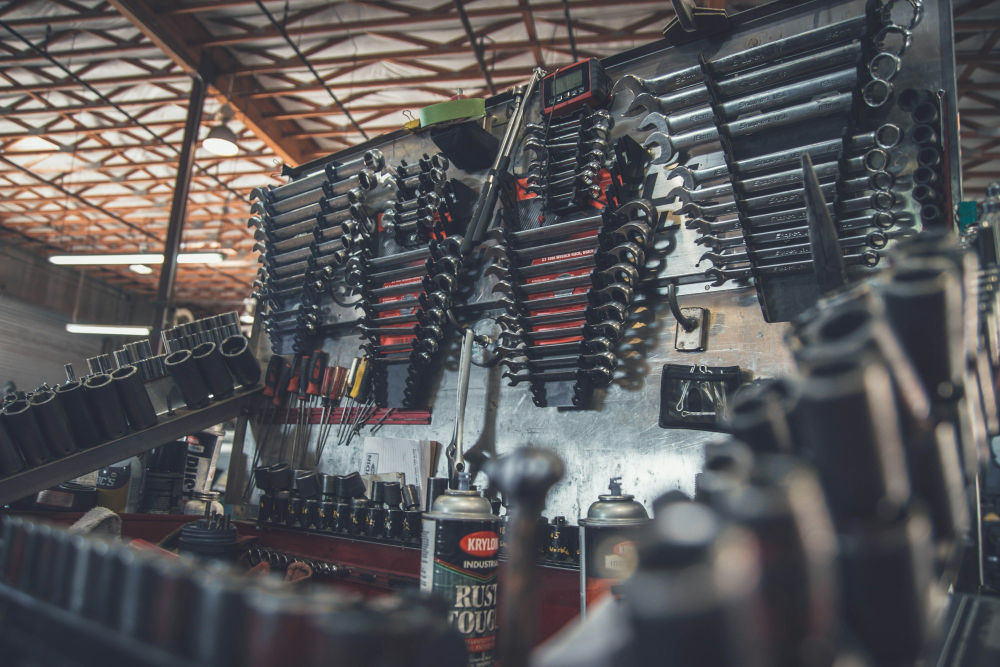
#> input picture stock-assets/hero-ferramentas.jpg, 2000 x 1333 px (shown at 1/2 size)
$ python process_images.py
#> lines starting #> are read from the running program, lines starting #| are printed output that depends on the picture
"""Gera as imagens do site a partir dos originais em inovacar-assets/.

- Os originais nunca são alterados.
- As matrículas são desfocadas nas cópias (caixas em fração da largura/altura).
- Cada foto sai em WebP com 800 e 1600 px de largura para public/images/.
- Se a foto real faltar, usa a imagem de stock provisória de stock-assets/ e marca-a como ilustrativa.
- Escreve src/data/image-manifest.json com as dimensões e a origem de cada imagem.

Uso: python3 scripts/process_images.py
"""

import json
from pathlib import Path

from PIL import Image, ImageDraw, ImageFilter, ImageFont

ROOT = Path(__file__).resolve().parent.parent
SRC = ROOT / "inovacar-assets"
STOCK = ROOT / "stock-assets"
OUT = ROOT / "public" / "images"
MANIFEST = ROOT / "src" / "data" / "image-manifest.json"
FONTS = ROOT / "node_modules" / "@fontsource" / "barlow-semi-condensed" / "files"

# Caixas (x0, y0, x1, y1) em fração da imagem, por cima de cada matrícula legível nas fotos reais.
PHOTOS = {
    "zonaTrabalho": {
        "real": "google-maps-02.jpg",
        "stock": "hero-ferramentas.jpg",
        "out": "oficina-zona-trabalho",
        "blur": [
            (0.108, 0.552, 0.188, 0.590),
            (0.385, 0.700, 0.466, 0.743),
            (0.755, 0.690, 0.846, 0.735),
        ],
    },
    "interior": {
        "real": "google-maps-01.jpg",
        "stock": "mecanico-oficina.jpg",
        "out": "oficina-interior",
        "blur": [
            (0.514, 0.610, 0.608, 0.650),
            (0.895, 0.650, 0.950, 0.695),
        ],
    },
    "ferrari": {
        "real": "google-maps-03.jpg",
        "stock": "maos-chave.jpg",
        "out": "oficina-ferrari",
        "blur": [
            (0.300, 0.835, 0.645, 0.905),
            (0.100, 0.350, 0.155, 0.385),
        ],
    },
    "maserati": {"real": "google-maps-04.jpg", "stock": "mecanico-capo.jpg", "out": "oficina-maserati", "blur": []},
    # Fotos só de stock, para as páginas de serviço, até existirem fotos reais.
    "oleo": {"real": "servico-oleo.jpg", "stock": "mudanca-oleo.jpg", "out": "servico-oleo", "blur": []},
    "roda": {"real": "servico-travoes.jpg", "stock": "roda-aperto.jpg", "out": "servico-travoes", "blur": []},
    "motor": {"real": "servico-motor.jpg", "stock": "motor-correias.jpg", "out": "servico-motor", "blur": []},
}

WIDTHS = (800, 1600)


def blur_boxes(img: Image.Image, boxes):
    w, h = img.size
    for x0, y0, x1, y1 in boxes:
        box = (int(x0 * w), int(y0 * h), int(x1 * w), int(y1 * h))
        region = img.crop(box)
        radius = max(6, (box[2] - box[0]) // 8)
        img.paste(region.filter(ImageFilter.GaussianBlur(radius)), box)
    return img


def save_sizes(img: Image.Image, name: str):
    for width in WIDTHS:
        copy = img.copy()
        if copy.width > width:
            copy = copy.resize((width, round(copy.height * width / copy.width)), Image.LANCZOS)
        copy.save(OUT / f"{name}-{width}.webp", "WEBP", quality=80, method=6)


def provisional_logo() -> Image.Image:
    """Logótipo provisório em texto simples, só até existir o ficheiro real. Não imita a arte original."""
    img = Image.new("RGB", (1560, 950), (38, 41, 60))
    d = ImageDraw.Draw(img)
    big = ImageFont.truetype(str(FONTS / "barlow-semi-condensed-latin-700-normal.woff"), 300)
    small = ImageFont.truetype(str(FONTS / "barlow-semi-condensed-latin-600-normal.woff"), 96)
    for text, font, y in (("INOVACAR", big, 250), ("OFICINA AUTOMÓVEL", small, 600)):
        w = d.textlength(text, font=font)
        d.text(((1560 - w) / 2, y), text, font=font, fill=(54, 179, 175))
    return img


def main():
    OUT.mkdir(parents=True, exist_ok=True)
    manifest = {}
    for key, cfg in PHOTOS.items():
        real = SRC / cfg["real"]
        if real.exists():
            img = blur_boxes(Image.open(real).convert("RGB"), cfg["blur"])
            origin = "real"
        else:
            img = Image.open(STOCK / cfg["stock"]).convert("RGB")
#> img is the input picture: PIL image 2000x1333 RGB; mean R, G, B 89.2, 87.7, 89.8
            origin = "stock"
        save_sizes(img, cfg["out"])
#> the loop in save_sizes, `for width in WIDTHS:` made 2 passes
#> pass 1, in save_sizes, `copy = copy.resize((width, round(copy.height * width / copy.width)), I..`:
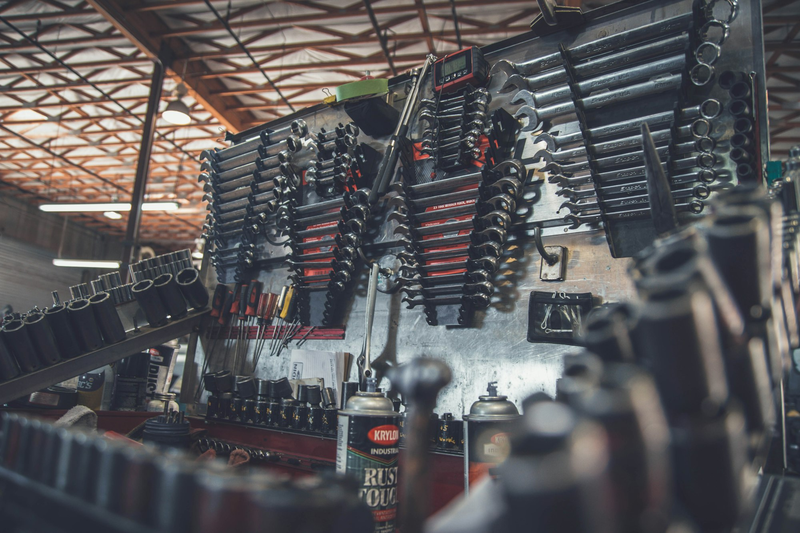
#> copy: PIL image 800x533 RGB; mean R, G, B 89.2, 87.7, 89.8
        manifest[key] = {"width": img.width, "height": img.height, "stock": origin == "stock"}
        print(f"  {key}: {origin} {img.width}x{img.height}")
#|   zonaTrabalho: stock 2000x1333
#> pass 2 of the loop in main, `for key, cfg in PHOTOS.items():`:
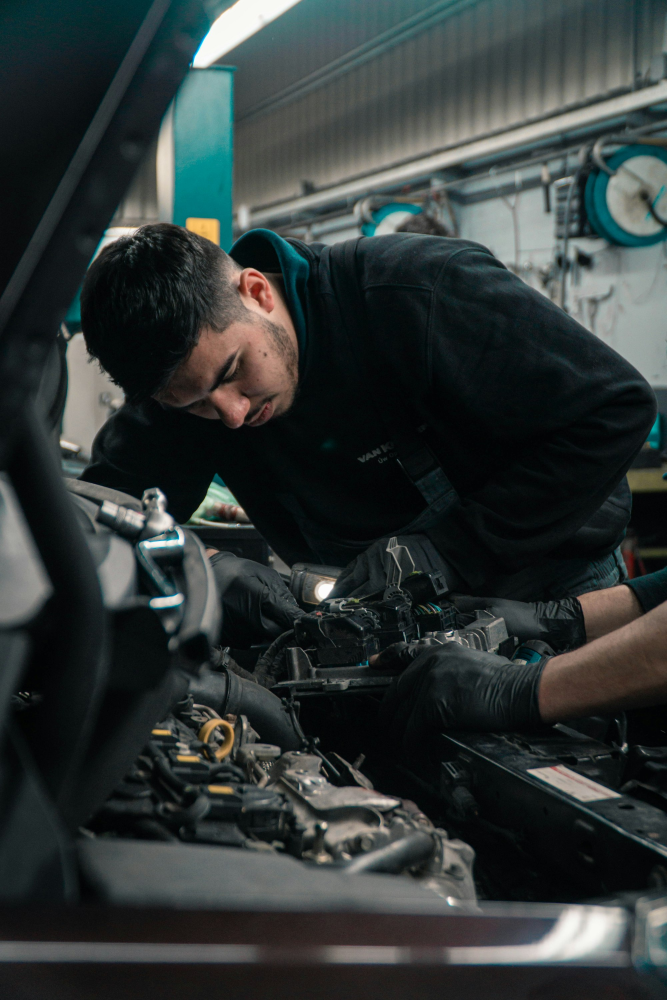
#> input picture stock-assets/mecanico-oficina.jpg, 2000 x 3000 px (shown at 1/3 size)
#> in main, img is the input picture: PIL image 2000x3000 RGB; mean R, G, B 48.9, 55.8, 55.1
#> the loop in save_sizes (call 2), `for width in WIDTHS:` made 2 passes
#> pass 1, in save_sizes (call 2), `copy = copy.resize((width, round(copy.height * width / copy.width)), I..`:
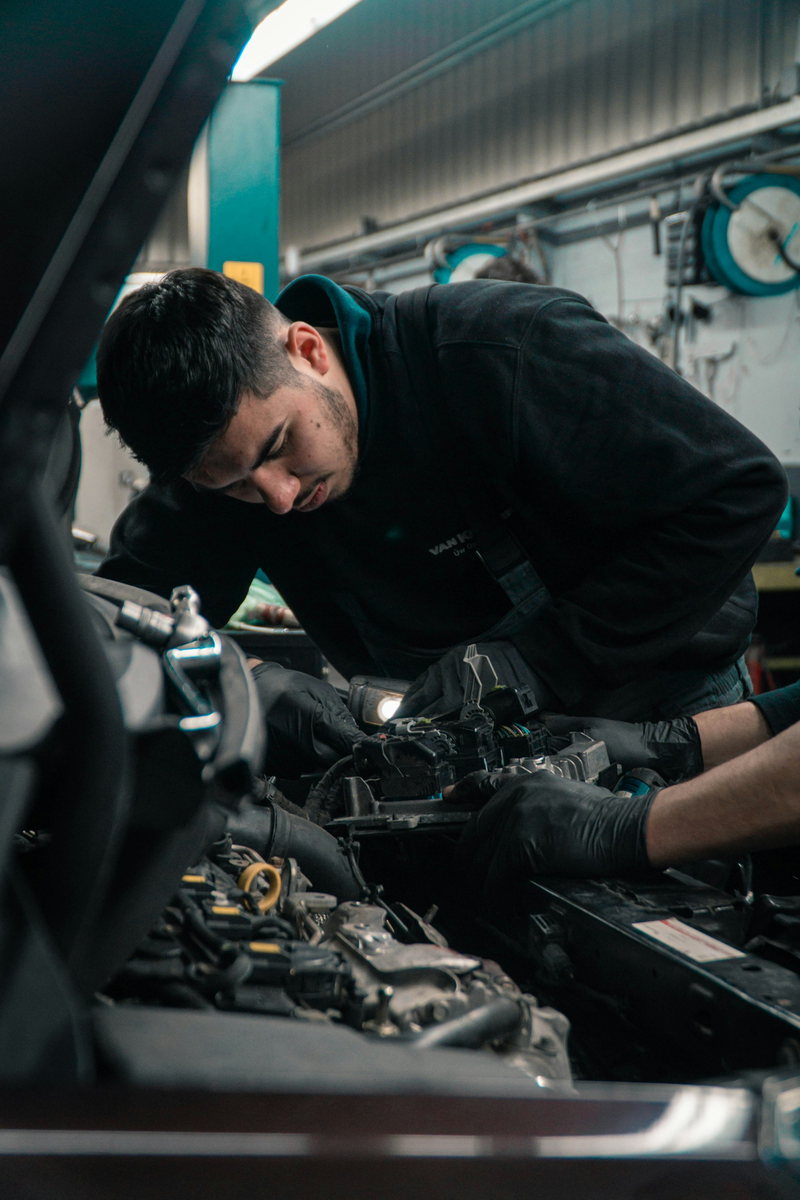
#> copy: PIL image 800x1200 RGB; mean R, G, B 48.9, 55.8, 55.1
#|   interior: stock 2000x3000
#> pass 3 of the loop in main, `for key, cfg in PHOTOS.items():`:
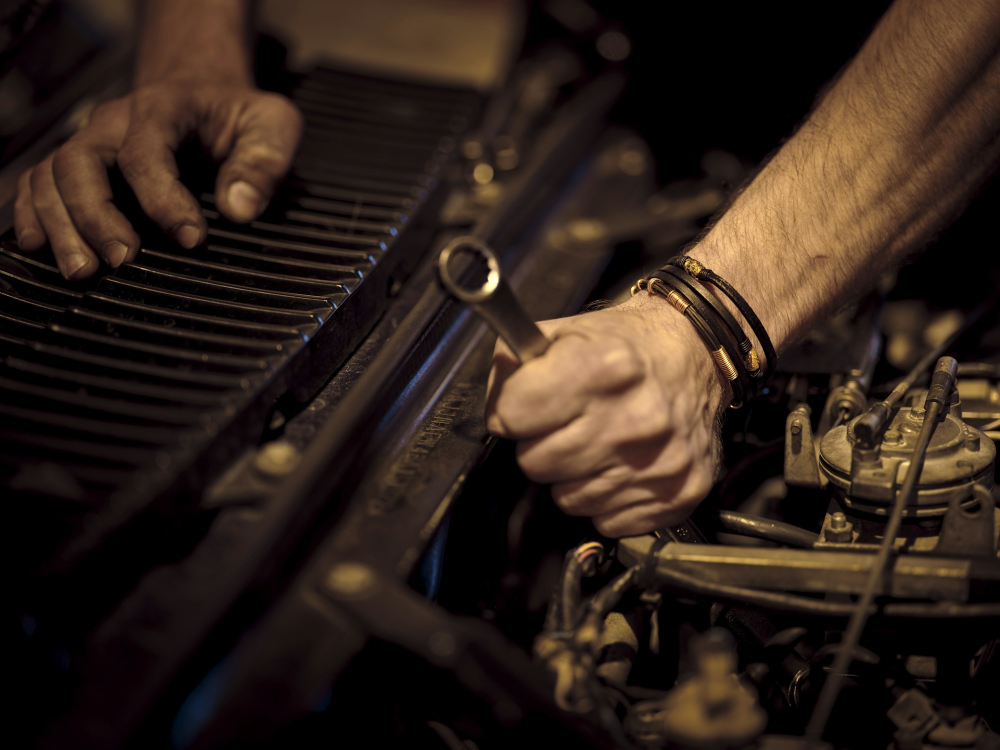
#> input picture stock-assets/maos-chave.jpg, 2000 x 1500 px (shown at 1/2 size)
#> in main, img is the input picture: PIL image 2000x1500 RGB; mean R, G, B 48, 34, 25.6
#> the loop in save_sizes (call 3), `for width in WIDTHS:` made 2 passes
#> pass 1, in save_sizes (call 3), `copy = copy.resize((width, round(copy.height * width / copy.width)), I..`:
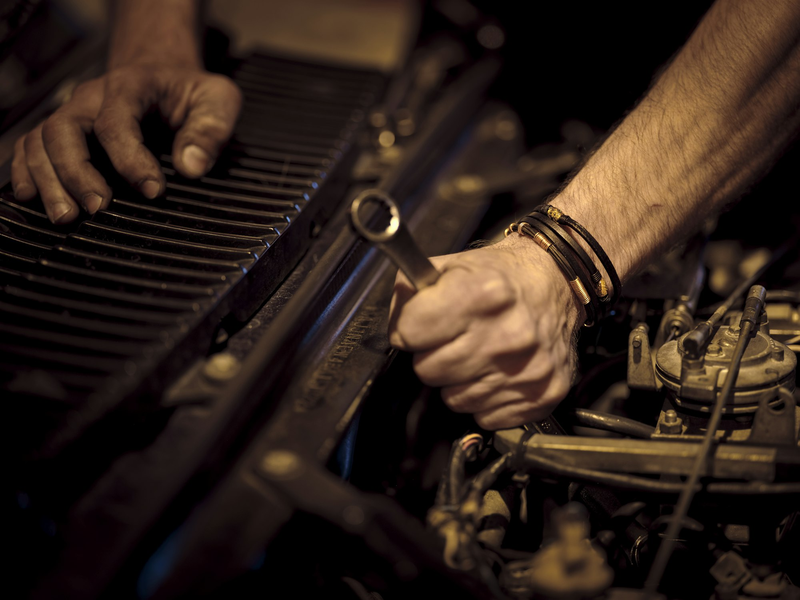
#> copy: PIL image 800x600 RGB; mean R, G, B 48, 34, 25.6
#|   ferrari: stock 2000x1500
#> the loop made 7 passes; the first 3 are shown

    logo = SRC / "logo-inovacar-referencia.png"
    if logo.exists():
        img = Image.open(logo).convert("RGB")
        manifest["logo"] = {"width": img.width, "height": img.height, "stock": False}
    else:
        print("! logótipo em falta, a gerar provisório em texto")
        img = provisional_logo()
        manifest["logo"] = {"width": img.width, "height": img.height, "stock": True}
    for width in (240, 480):
        copy = img.resize((width, round(img.height * width / img.width)), Image.LANCZOS)
        copy.save(OUT / f"logo-inovacar-{width}.png", "PNG", optimize=True)
        copy.save(OUT / f"logo-inovacar-{width}.webp", "WEBP", quality=90, method=6)

    # Imagem para partilha (1200x630) a partir da foto do hero.
    og = Image.open(OUT / "oficina-zona-trabalho-1600.webp").convert("RGB")
    h = round(og.width / (1200 / 630))
    top = max(0, (og.height - h) // 2)
    og.crop((0, top, og.width, top + h)).resize((1200, 630), Image.LANCZOS).save(OUT / "og-inovacar.jpg", "JPEG", quality=82)

    # Favicon a partir do logótipo (fundo escuro da marca).
    fav = Image.new("RGB", (64, 64), (38, 41, 60))
    ImageDraw.Draw(fav).text((14, 6), "I", font=ImageFont.truetype(str(FONTS / "barlow-semi-condensed-latin-700-normal.woff"), 52), fill=(54, 179, 175))
    fav.save(ROOT / "public" / "favicon.png")

    MANIFEST.write_text(json.dumps(manifest, indent=2) + "\n")
    print("feito")


if __name__ == "__main__":
#> (the run stopped early here; a loop or call above may not have finished)
